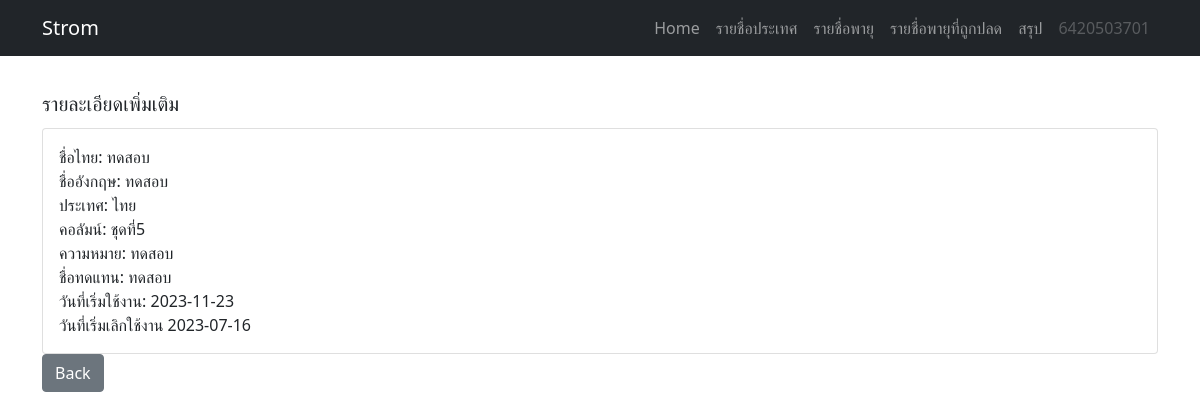
Screenshot of /project_database/index.php?controller=StormNameInactive&action=detail&id=46 with the database file from the repository.
### tables this page shows
CREATE TABLE `StormList` (
  `storm_id` int(11) NOT NULL COMMENT 'idของชื่อพายุ',
  `country_id` int(11) NOT NULL COMMENT 'idประเทศ',
  `storm_nameth` varchar(30) NOT NULL COMMENT 'ชื่อไทย',
  `storm_nameeng` varchar(30) NOT NULL COMMENT 'ชื่ออังกฤษ',
  `nameth_compensate` varchar(30) DEFAULT NULL COMMENT 'ชื่อทดแทน',
  `column_id` int(11) DEFAULT NULL COMMENT 'คอลัมไหน',
  `storm_status` int(11) NOT NULL COMMENT 'สถานะ(1ใช้งาน/2ปลด)',
  `status_meaning` varchar(50) NOT NULL COMMENT 'ความหมาย',
  `date_start` date DEFAULT '2023-10-01' COMMENT 'วันเริ่มใช้งาน',
  `date_end` date DEFAULT NULL COMMENT 'วันที่ปลด'
);

CREATE TABLE `Country` (
  `country_id` int(11) NOT NULL COMMENT 'id_ประเทศ',
  `country_name` varchar(20) NOT NULL COMMENT 'ประเทศ'
);

CREATE TABLE `ColumnStorm` (
  `column_id` int(11) NOT NULL,
  `column_name` varchar(20) NOT NULL
);

### project_database/controllers/StormNameInactive_controller.php (called while the page is built, shortened)
<?php
class StormNameInactiveController
{
    public function detail(){
        $id = $_GET['id'];
        $Storm = StormNameInactive::get($id);
        require_once('views/StormNameInactive/detail.php');
    }
}
?>

### project_database/connection_connect.php (called while the page is built, shortened)
<?php
$dbname = "db23_140";
?>

### project_database/models/StormInactiveModel.php (called while the page is built, shortened)
<?php
    class StormNameInactive{
        public function __construct($id,$country,$nameth,$nameeng,$namethcompensate,$meaning,$column,$status,$datestart,$dateend){
            $this->country = $country;
            $this->nameth = $nameth;
            $this->nameeng = $nameeng;
            $this->namethcompensate = $namethcompensate;
            $this->meaning = $meaning;
            $this->column = $column;
            $this->datestart = $datestart;
            $this->dateend = $dateend;
        }
        public static function get($id){
            require("connection_connect.php");
            $sql = "SELECT storm_id,country_name,storm_nameth ,storm_nameeng,nameth_compensate,status_meaning,column_name,storm_status,date_start,date_end
            FROM `StormList` NATURAL JOIN Country NATURAL JOIN ColumnStorm where storm_id = '$id' AND storm_status = 2
            ORDER by column_id , country_id ASC";
            $result = $conn->query($sql);
            $my_row = $result->fetch_assoc();
            $id = $my_row[storm_id];
            $country = $my_row[country_name];
            $nameth = $my_row[storm_nameth];
            $nameeng = $my_row[storm_nameeng];
            $namethcompensate = $my_row[nameth_compensate];
            $meaning = $my_row[status_meaning];
            $column = $my_row[column_name];
            $status = $my_row[storm_status];
            $datestart = $my_row[date_start];
            $dateend = $my_row[date_end];
            return new StormNameInactive($id,$country,$nameth,$nameeng,$namethcompensate,$meaning,$column,$status,$datestart,$dateend);
        }
    }
?>

### project_database/views/StormNameInactive/detail.php (the view, shortened to what this page needs)
<!DOCTYPE html>
<html lang="en">
<head>
</head>
<body>
<form method="get" action="">
<div class = "container">
<label  class="col-form-label-lg">รายละเอียดเพิ่มเติม </label><br>
    <div class="card">
        <div class="card-body">
                ชื่อไทย:
            <?php
                echo $Storm->nameth;
            ?><br>
                ชื่ออังกฤษ:
            <?php
                echo $Storm->nameeng;
            ?><br>
                ประเทศ:
            <?php
                echo $Storm->country;
            ?><br>
                คอลัมน์:
            <?php
                echo $Storm->column;
            ?><br>
                ความหมาย:
            <?php
                echo $Storm->meaning;
            ?><br>
                ชื่อทดแทน:
            <?php
                echo $Storm->namethcompensate;
            ?><br>
                วันที่เริ่มใช้งาน:
            <?php
                echo $Storm->datestart;
            ?><br>
                วันที่เริ่มเลิกใช้งาน
            <?php
                echo $Storm->dateend;
            ?><br>
        </div>
    </div>
    <button class="btn btn-secondary" type="submit" name="action" value="index">Back</button>
</div>
</form>
</body>
</html>

### rows the page displays
stormlist: storm_nameth "ทดสอบ", storm_nameeng "ทดสอบ", country.country_name "ไทย", column.column_name "ชุดที่5", status_meaning "ทดสอบ", nameth_compensate "ทดสอบ", date_start "2023-11-23", date_end "2023-07-16"
